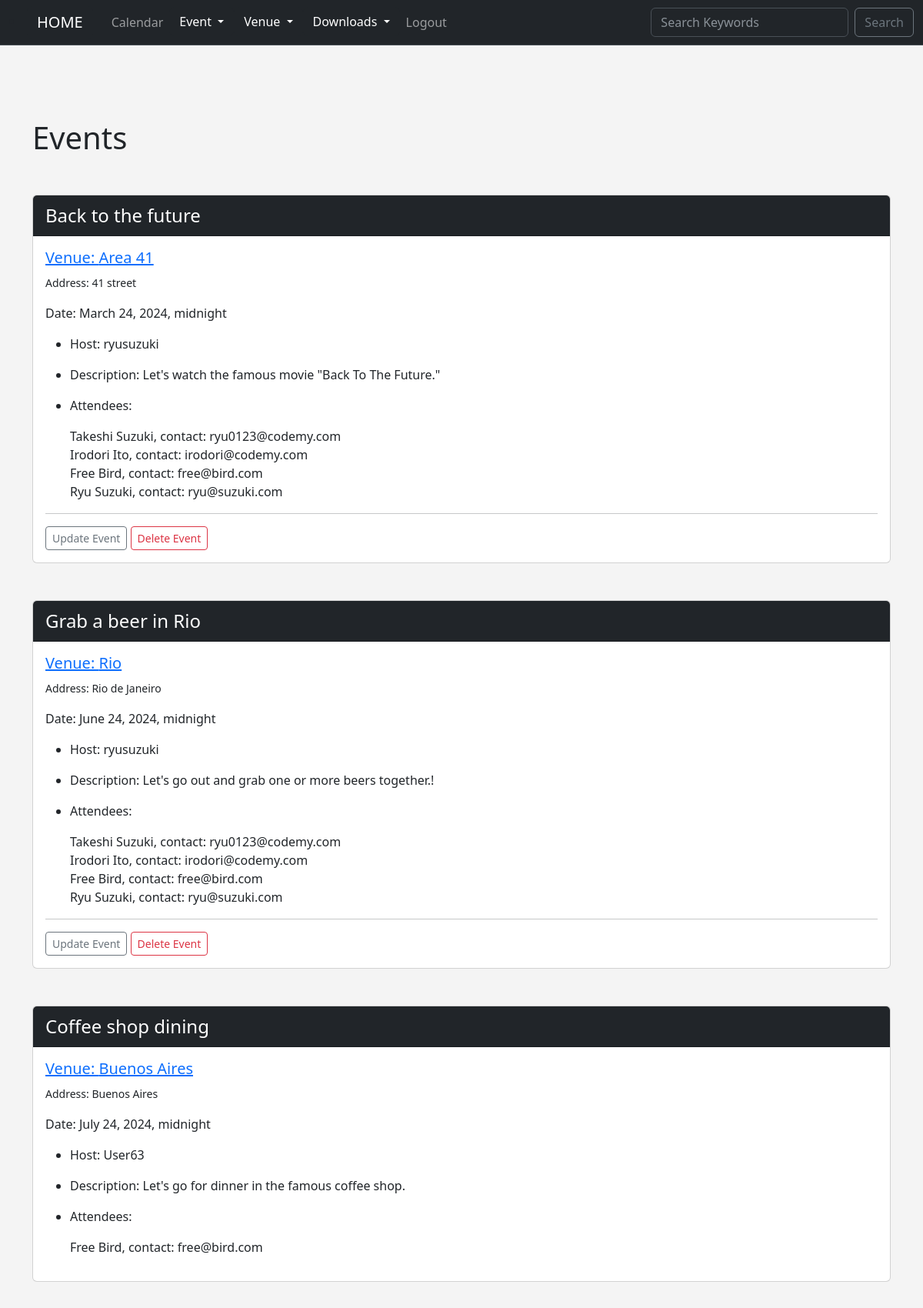
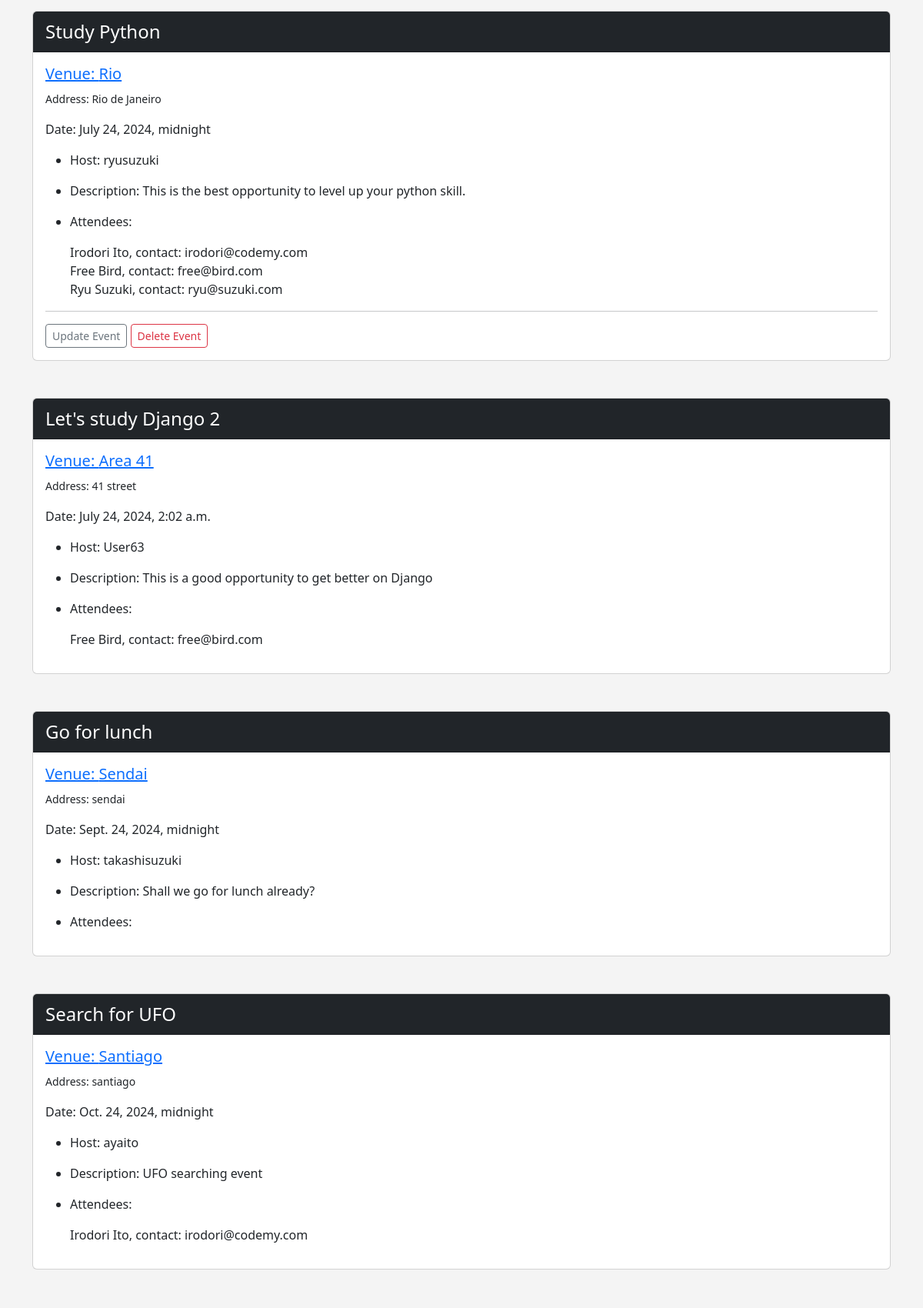
Page /events (signed in, upper part) on the committed database (2 pictures, top to bottom).
### events/models.py (models this page shows, shortened)
class Event(models.Model):
    name = models.CharField("Event Name", max_length=120)
    event_date = models.DateTimeField("Event Date")
    venue = models.ForeignKey(Venue, blank=True, null=True, on_delete=models.CASCADE)
    manager = models.ForeignKey(User, blank=True, null=True, on_delete=models.SET_NULL)
    description = models.TextField(blank=True)
    attendees = models.ManyToManyField(MyClubUser, blank=True)
    approved = models.BooleanField("Approved", default=False)
    def __str__(self):
        return self.name

class Venue(models.Model):
    name = models.CharField("Venue Name", max_length=120)
    address = models.CharField(max_length=300)
    zip_code = models.CharField("Zip Code", max_length=15)
    phone = models.CharField("Contact Phone", max_length=25, blank=True)
    web = models.URLField("Website Address", blank=True)
    email_address = models.EmailField("Email Address", blank=True)
    owner = models.IntegerField("Venue Owner", blank=False, default=1)
    venue_image = models.ImageField(null=True, blank=True, upload_to="images/")
    def __str__(self):
        return self.name

class MyClubUser(models.Model):
    first_name = models.CharField(max_length=30)
    last_name = models.CharField(max_length=30)
    email = models.EmailField("User Email")
    def __str__(self):
        return self.first_name + ' ' + self.last_name

### events/views.py (the view)
# urls.py: path('events', views.all_events, name="events"),
def all_events(request):
    event_list = Event.objects.all().order_by("event_date", "name")
    now = datetime.now()
    current_year = now.year
    return render(request,
        "events/events.html", {
        "event_list": event_list,
        "current_year": current_year
        })

### events/templates/events/events.html
{% extends 'events/base.html' %}
{% block content %}
    <h1 style="margin-bottom: 50px;">Events</h1>
    {% for event in event_list %}
        <div class="card">
            <div class="card-header text-bg-dark fs-4">{{ event }}</div>
            <div class="card-body">
                <h5 class="card-title"><a href="{{ event.venue.web }}">Venue: {{ event.venue }}</a><br>
                </h5><small>Address: {{ event.venue.address }}</small>
                <p class="card-text">
                    <p>Date: {{ event.event_date }}</p>
                    <ul>
                        <li><p>Host: {{ event.manager }}</p></li>
                        <li><p>Description: {{ event.description }}</p></li>
                        <li><p>Attendees: </p></li>
                        {% for user in  event.attendees.all %}
                            {{ user }}, contact: {{ user.email }}<br>
                        {% endfor %}
                    </ul>
                </p>
                    {% if user.is_authenticated %}
                        {% if user == event.manager %}
                            <hr>
                            <a href="{% url 'update_event' event.id %}" class="btn btn-outline-secondary btn-sm">Update Event</a>
                            <a href="{% url 'delete_event' event.id %}" class="btn btn-outline-danger btn-sm">Delete Event</a>
                        {% endif %}
                    {% endif %}
            </div>
        </div>
        <br/><br/>
    {% endfor %}
{% endblock %}

### events/templates/events/base.html (style rules this page uses)
body { background: #f4f4f4; }

### rows in the picture
Event: name "Back to the future", venue "Area 41", venue.address "41 street", event_date "March 24, 2024, midnight", manager "ryusuzuki", description "Let's watch the famous movie \"Back To The Future.\"", shows "Update Event"
MyClubUser: first_name+last_name "Takeshi Suzuki", email "ryu0123@codemy.com"
MyClubUser: first_name+last_name "Irodori Ito", email "irodori@codemy.com"
MyClubUser: first_name+last_name "Free Bird", email "free@bird.com"
MyClubUser: first_name+last_name "Ryu Suzuki", email "ryu@suzuki.com"
Event: name "Grab a beer in Rio", venue "Rio", venue.address "Rio de Janeiro", event_date "June 24, 2024, midnight", manager "ryusuzuki", description "Let's go out and grab one or more beers together.!", shows "Update Event"
Event: name "Coffee shop dining", venue "Buenos Aires", venue.address "Buenos Aires", event_date "July 24, 2024, midnight", manager "User63", description "Let's go for dinner in the famous coffee shop."
Event: name "Study Python", venue "Rio", venue.address "Rio de Janeiro", event_date "July 24, 2024, midnight", manager "ryusuzuki", description "This is the best opportunity to level up your python skill.", shows "Update Event"
Event: name "Let's study Django 2", venue "Area 41", venue.address "41 street", event_date "July 24, 2024, 2:02 a.m.", manager "User63", description "This is a good opportunity to get better on Django"
Event: name "Go for lunch", venue "Sendai", venue.address "sendai", event_date "Sept. 24, 2024, midnight", manager "takashisuzuki", description "Shall we go for lunch already?"
Event: name "Search for UFO", venue "Santiago", venue.address "santiago", event_date "Oct. 24, 2024, midnight", manager "ayaito", description "UFO searching event"
